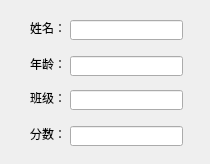
<?xml version="1.0" encoding="UTF-8"?>
<ui version="4.0">
 <class>MainWindow</class>
 <widget class="QMainWindow" name="MainWindow">
  <property name="geometry">
   <rect>
    <x>0</x>
    <y>0</y>
    <width>210</width>
    <height>164</height>
   </rect>
  </property>
  <property name="windowTitle">
   <string>录入学生信息</string>
  </property>
  <widget class="QWidget" name="centralwidget">
   <widget class="QLabel" name="label">
    <property name="geometry">
     <rect>
      <x>30</x>
      <y>20</y>
      <width>41</width>
      <height>16</height>
     </rect>
    </property>
    <property name="text">
     <string>姓名：</string>
    </property>
   </widget>
   <widget class="QLineEdit" name="lineEdit">
    <property name="geometry">
     <rect>
      <x>70</x>
      <y>20</y>
      <width>113</width>
      <height>20</height>
     </rect>
    </property>
   </widget>
   <widget class="QLineEdit" name="lineEdit_2">
    <property name="geometry">
     <rect>
      <x>70</x>
      <y>56</y>
      <width>113</width>
      <height>20</height>
     </rect>
    </property>
   </widget>
   <widget class="QLabel" name="label_2">
    <property name="geometry">
     <rect>
      <x>30</x>
      <y>56</y>
      <width>41</width>
      <height>16</height>
     </rect>
    </property>
    <property name="text">
     <string>年龄：</string>
    </property>
   </widget>
   <widget class="QLabel" name="label_3">
    <property name="geometry">
     <rect>
      <x>30</x>
      <y>90</y>
      <width>41</width>
      <height>16</height>
     </rect>
    </property>
    <property name="text">
     <string>班级：</string>
    </property>
   </widget>
   <widget class="QLineEdit" name="lineEdit_3">
    <property name="geometry">
     <rect>
      <x>70</x>
      <y>90</y>
      <width>113</width>
      <height>20</height>
     </rect>
    </property>
   </widget>
   <widget class="QLabel" name="label_4">
    <property name="geometry">
     <rect>
      <x>30</x>
      <y>126</y>
      <width>41</width>
      <height>16</height>
     </rect>
    </property>
    <property name="text">
     <string>分数：</string>
    </property>
   </widget>
   <widget class="QLineEdit" name="lineEdit_4">
    <property name="geometry">
     <rect>
      <x>70</x>
      <y>126</y>
      <width>113</width>
      <height>20</height>
     </rect>
    </property>
   </widget>
  </widget>
 </widget>
 <resources/>
 <connections/>
</ui>
